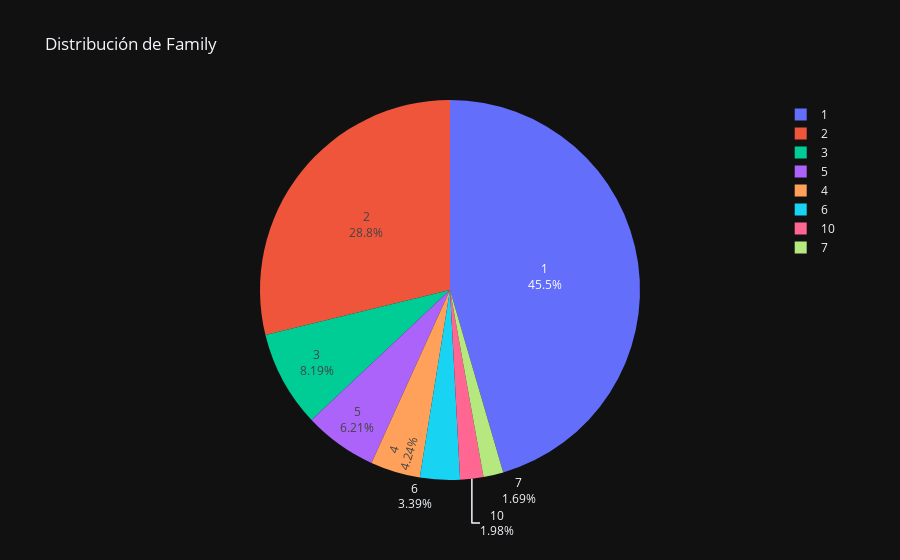

Notebook code for this chart:
### Code cell
datos_family = {
    'Family': ['1', '2', '3', '4', '5', '6', '7', '10'],
    'Cantidad': [
        sum(1 for _ in df['FamilySize'] if _ == 1),
        sum(1 for _ in df['FamilySize'] if _ == 2),
        sum(1 for _ in df['FamilySize'] if _ == 3),
        sum(1 for _ in df['FamilySize'] if _ == 4),
        sum(1 for _ in df['FamilySize'] if _ == 5),
        sum(1 for _ in df['FamilySize'] if _ == 6),
        sum(1 for _ in df['FamilySize'] if _ == 7),
        sum(1 for _ in df['FamilySize'] if _ == 10)
    ]
}

fig = px.pie(
    datos_family,
    values='Cantidad',
    names='Family',
    title='Distribución de Family',
    #color=['#E82F07', '#60E807', '#070EE8']    
)

# Personalizar diseño y tamaño de letras
fig.update_layout(
    template='plotly_dark',
    font=dict(size=12),  # Tamaño general de fuente
)

fig.update_traces(textinfo='label+percent') 
fig.show()
fig.write_html('Graphics/00pie_Family.html')

### Figure 1 — Plotly figure (JSON) as saved in the notebook; plotly's stock layout.template omitted (floating-point values rounded to 4 significant figures)
{"data": [{"domain": {"x": [0, 1], "y": [0, 1]}, "hovertemplate": "Family=%{label}<br>Cantidad=%{value}<extra></extra>", "labels": ["1", "2", "3", "4", "5", "6", "7", "10"], "legendgroup": "", "name": "", "showlegend": true, "textinfo": "label+percent", "type": "pie", "values": [161, 102, 29, 15, 22, 12, 6, 7]}], "layout": {"font": {"size": 12}, "legend": {"tracegroupgap": 0}, "title": {"text": "Distribución de Family"}}}
